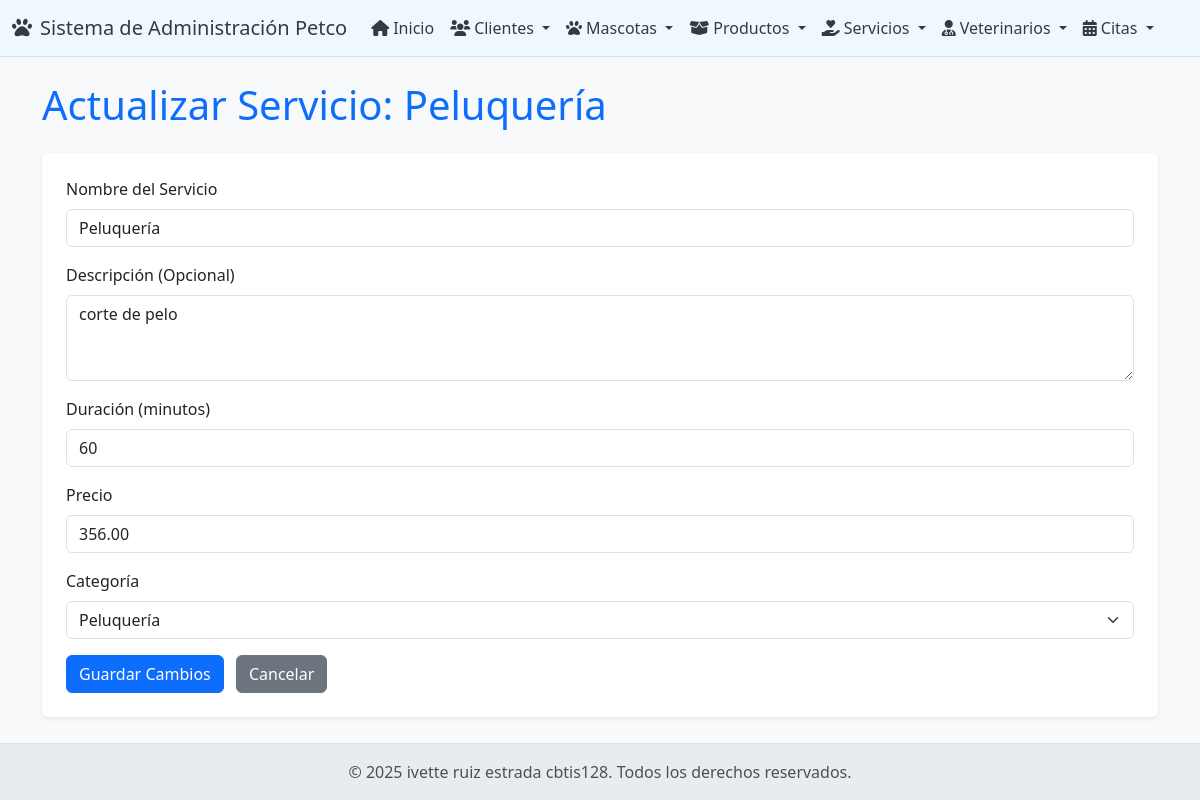
The app's page /servicios/actualizar/1/ with its own data.
### app_Petco/models.py (models this page shows, shortened)
class Servicio(models.Model):
    servicio_id = models.AutoField(primary_key=True)
    nombre_servicio = models.CharField(max_length=100)
    descripcion = models.TextField(blank=True, null=True)
    duracion_min = models.IntegerField(default=30)
    precio = models.DecimalField(max_digits=10, decimal_places=2)
    categoria = models.CharField(max_length=50) # Ej: Peluquería, Consulta Veterinaria, Entrenamiento

### app_Petco/views.py (the view, shortened to what this page needs)
# urls.py: path('servicios/actualizar/<int:pk>/', views.actualizar_servicio, name='actualizar_servicio'),
def actualizar_servicio(request, pk):
    servicio = get_object_or_404(Servicio, pk=pk)
    context = {
        'servicio': servicio,
        'categorias': CATEGORIAS_SERVICIO
    }
    return render(request, 'servicio/actualizar_servicio.html', context)

### app_Petco/templates/servicio/actualizar_servicio.html (shortened to what this page needs)
{% extends 'base.html' %}
{% block contenido %}
    <h1 class="mb-4 text-primary">Actualizar Servicio: {{ servicio.nombre_servicio }}</h1>
    <form method="post" action="{% url 'actualizar_servicio' servicio.servicio_id %}" class="bg-white p-4 rounded shadow-sm">
        <div class="mb-3">
            <label for="nombre_servicio" class="form-label">Nombre del Servicio</label>
            <input type="text" class="form-control" id="nombre_servicio" name="nombre_servicio" value="{{ servicio.nombre_servicio }}" required>
        </div>
        <div class="mb-3">
            <label for="descripcion" class="form-label">Descripción (Opcional)</label>
            <textarea class="form-control" id="descripcion" name="descripcion" rows="3">{{ servicio.descripcion|default_if_none:"" }}</textarea>
        </div>
        <div class="mb-3">
            <label for="duracion_min" class="form-label">Duración (minutos)</label>
            <input type="number" class="form-control" id="duracion_min" name="duracion_min" value="{{ servicio.duracion_min }}" required>
        </div>
        <div class="mb-3">
            <label for="precio" class="form-label">Precio</label>
            <input type="number" step="0.01" class="form-control" id="precio" name="precio" value="{{ servicio.precio }}" required>
        </div>
        <div class="mb-3">
            <label for="categoria" class="form-label">Categoría</label>
            <select class="form-select" id="categoria" name="categoria" required>
                {% for cat in categorias %}
                    <option value="{{ cat }}" {% if cat == servicio.categoria %}selected{% endif %}>
                        {{ cat }}
                    </option>
                {% endfor %}
            </select>
        </div>
        <button type="submit" class="btn btn-primary me-2">Guardar Cambios</button>
        <a href="{% url 'ver_servicios' %}" class="btn btn-secondary">Cancelar</a>
    </form>
{% endblock %}

### app_Petco/templates/base.html (style rules this page uses)
body { display: flex; flex-direction: column; min-height: 100vh; background-color: #f8f9fa; }

### records on screen
Servicio: nombre_servicio "Peluquería", descripcion "corte de pelo", duracion_min "60", precio "356.00", categoria "Peluquería"
